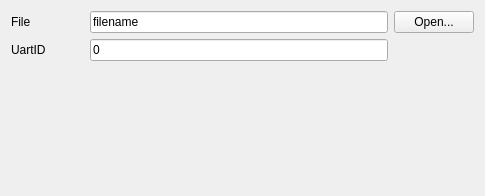
<?xml version="1.0" encoding="UTF-8"?>
<ui version="4.0">
 <class>ApplicationTabPage</class>
 <widget class="QWidget" name="ApplicationTabPage">
  <property name="geometry">
   <rect>
    <x>0</x>
    <y>0</y>
    <width>485</width>
    <height>196</height>
   </rect>
  </property>
  <property name="windowTitle">
   <string>ApplicationTabPage</string>
  </property>
  <layout class="QVBoxLayout" name="verticalLayout">
   <item>
    <layout class="QGridLayout" name="gridLayout" columnstretch="1,2,2,1">
     <item row="0" column="1" colspan="2">
      <widget class="QLineEdit" name="fileNameEdit">
       <property name="text">
        <string>filename</string>
       </property>
       <property name="readOnly">
        <bool>true</bool>
       </property>
      </widget>
     </item>
     <item row="0" column="3">
      <widget class="QPushButton" name="openButton">
       <property name="text">
        <string>Open...</string>
       </property>
      </widget>
     </item>
     <item row="1" column="0">
      <widget class="QLabel" name="uartIdLabel">
       <property name="text">
        <string>UartID</string>
       </property>
      </widget>
     </item>
     <item row="1" column="1" colspan="2">
      <widget class="QLineEdit" name="UartIdEdit">
       <property name="text">
        <string>0</string>
       </property>
       <property name="readOnly">
        <bool>true</bool>
       </property>
      </widget>
     </item>
     <item row="0" column="0">
      <widget class="QLabel" name="fileLabel">
       <property name="text">
        <string>File</string>
       </property>
      </widget>
     </item>
     <item row="2" column="0">
      <spacer name="verticalSpacer">
       <property name="orientation">
        <enum>Qt::Vertical</enum>
       </property>
       <property name="sizeHint" stdset="0">
        <size>
         <width>20</width>
         <height>40</height>
        </size>
       </property>
      </spacer>
     </item>
    </layout>
   </item>
  </layout>
 </widget>
 <layoutdefault spacing="6" margin="11"/>
 <tabstops>
  <tabstop>fileNameEdit</tabstop>
  <tabstop>openButton</tabstop>
  <tabstop>UartIdEdit</tabstop>
 </tabstops>
 <resources/>
 <connections/>
</ui>
